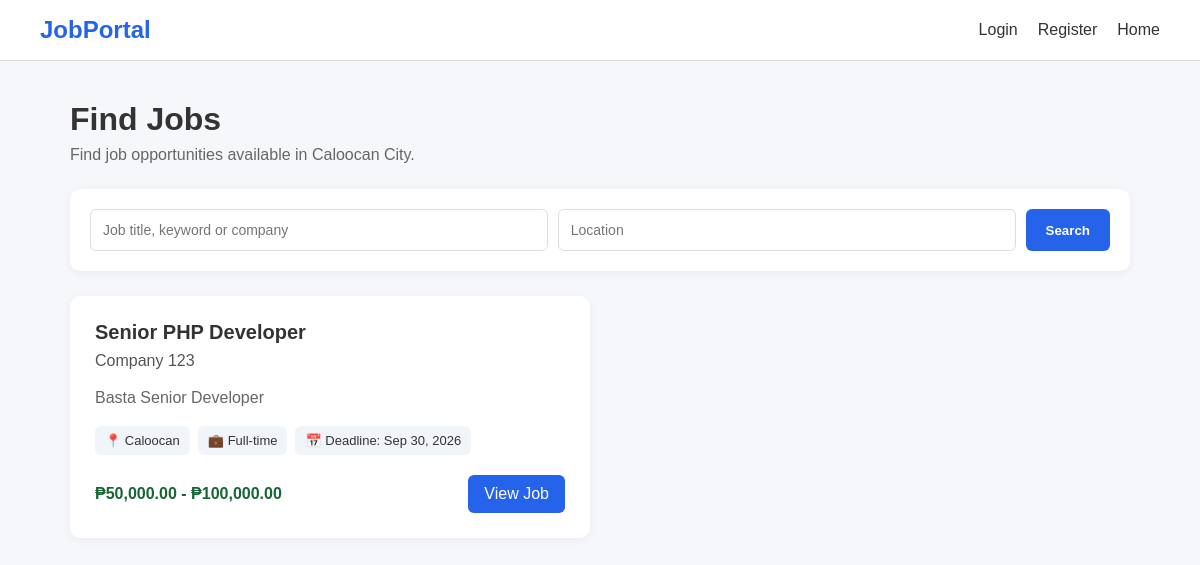
Page /jobs/index.php on the committed database.
### tables this page shows
CREATE TABLE `jobs` (
  `id` int(10) UNSIGNED NOT NULL,
  `employer_id` int(10) UNSIGNED NOT NULL,
  `job_title` varchar(255) NOT NULL,
  `description` text NOT NULL,
  `requirements` text DEFAULT NULL,
  `location` varchar(255) DEFAULT NULL,
  `employment_type` enum('Full-time','Part-time','Contract','Internship','Freelance') NOT NULL DEFAULT 'Full-time',
  `salary_min` decimal(12,2) DEFAULT NULL,
  `salary_max` decimal(12,2) DEFAULT NULL,
  `is_remote` tinyint(1) NOT NULL DEFAULT 0,
  `status` enum('pending','approved','rejected','closed') NOT NULL DEFAULT 'pending',
  `application_deadline` date DEFAULT NULL,
  `created_at` timestamp NOT NULL DEFAULT current_timestamp(),
  `updated_at` timestamp NOT NULL DEFAULT current_timestamp() ON UPDATE current_timestamp()
);

CREATE TABLE `employers` (
  `id` int(10) UNSIGNED NOT NULL,
  `user_id` int(10) UNSIGNED NOT NULL,
  `company_name` varchar(255) NOT NULL,
  `company_description` text DEFAULT NULL,
  `company_logo` varchar(255) DEFAULT NULL,
  `contact_person` varchar(150) DEFAULT NULL,
  `contact_number` varchar(50) DEFAULT NULL,
  `address` varchar(255) DEFAULT NULL,
  `created_at` timestamp NOT NULL DEFAULT current_timestamp(),
  `updated_at` timestamp NOT NULL DEFAULT current_timestamp() ON UPDATE current_timestamp()
);

### jobs/index.php (the view, shortened to what this page needs)
<?php
require_once "../config/database.php";
$search = trim($_GET["search"] ?? "");
$location = trim($_GET["location"] ?? "");
$isApplicant = (
    isset($_SESSION["user_id"])
    && $_SESSION["role"] === "applicant"
);
$sql = "
    SELECT
        j.id,
        j.job_title,
        j.description,
        j.location,
        j.employment_type,
        j.salary_min,
        j.salary_max,
        j.is_remote,
        j.application_deadline,
        j.created_at,
        e.company_name
    FROM jobs j
    INNER JOIN employers e
        ON j.employer_id = e.id
    WHERE j.status = 'approved'
    AND LOWER(j.location) LIKE '%caloocan%'
";
$params = [];
$sql .= "
    ORDER BY j.created_at DESC
";
$stmt = $pdo->prepare($sql);
$stmt->execute($params);
$jobs = $stmt->fetchAll();
?>
<!DOCTYPE html>
<html lang="en">
<head>
</head>
<body>
<nav class="navbar">
    <div class="logo">
        JobPortal
    </div>
    <div class="nav-links">
        <?php if ($isApplicant): ?>
            <a href="../applicant/dashboard.php">
                Dashboard
            </a>
            <a href="../applicant/applications.php">
                Applications
            </a>
        <?php elseif (
            isset($_SESSION["role"])
            && $_SESSION["role"] === "employer"
        ): ?>
            <a href="../employer/dashboard.php">
                Dashboard
            </a>
        <?php elseif (
            isset($_SESSION["role"])
            && $_SESSION["role"] === "admin"
        ): ?>
            <a href="../admin/dashboard.php">
                Dashboard
            </a>
        <?php else: ?>
            <a href="../login.php">
                Login
            </a>
            <a href="../register.php">
                Register
            </a>
        <?php endif; ?>
        <a href="../index.php">
            Home
        </a>
    </div>
</nav>
<div class="container">
    <div class="page-header">
        <h1>
            Find Jobs
        </h1>
        <p>
            Find job opportunities available
            in Caloocan City.
        </p>
    </div>
    <div class="search-box">
        <form
            method="GET"
            action="index.php"
            class="search-form"
        >
            <input
                type="text"
                name="search"
                placeholder="Job title, keyword or company"
                value="<?= htmlspecialchars($search) ?>"
            >
            <input
                type="text"
                name="location"
                placeholder="Location"
                value="<?= htmlspecialchars($location) ?>"
            >
            <button
                type="submit"
                class="search-btn"
            >
                Search
            </button>
        </form>
    </div>
    <?php if (!empty($jobs)): ?>
        <div class="jobs-grid">
            <?php foreach ($jobs as $job): ?>
                <div class="job-card">
                    <h2>
                        <?= htmlspecialchars(
                            $job["job_title"]
                        ) ?>
                    </h2>
                    <div class="company">
                        <?= htmlspecialchars(
                            $job["company_name"]
                        ) ?>
                    </div>
                    <div class="job-description">
                        <?= htmlspecialchars(
                            $job["description"]
                        ) ?>
                    </div>
                    <div class="job-meta">
                        <span>
                            📍
                            <?= htmlspecialchars(
                                $job["location"]
                            ) ?>
                        </span>
                        <span>
                            💼
                            <?= htmlspecialchars(
                                $job["employment_type"]
                            ) ?>
                        </span>
                        <?php if (
                            !empty(
                                $job["application_deadline"]
                            )
                        ): ?>
                            <span>
                                📅 Deadline:
                                <?= date(
                                    "M d, Y",
                                    strtotime(
                                        $job["application_deadline"]
                                    )
                                ) ?>
                            </span>
                        <?php endif; ?>
                    </div>
                    <div class="job-footer">
                        <div class="salary">
                            <?php if (
                                $job["salary_min"] !== null
                                &&
                                $job["salary_max"] !== null
                            ): ?>
                                ₱<?= number_format(
                                    $job["salary_min"],
                                    2
                                ) ?>
                                -
                                ₱<?= number_format(
                                    $job["salary_max"],
                                    2
                                ) ?>
                            <?php else: ?>
                                Salary not specified
                            <?php endif; ?>
                        </div>
                        <a
                            href="view.php?id=<?= (int) $job["id"] ?>"
                            class="view-job-btn"
                        >
                            View Job
                        </a>
                    </div>
                </div>
            <?php endforeach; ?>
        </div>
    <?php endif; ?>
</div>
</body>
</html>

### jobs/index.php (style rules this page uses)
* { box-sizing: border-box; margin: 0; padding: 0; }
body { font-family: Arial, sans-serif; background: #f5f7fb; color: #333; }
.navbar { background: #fff; border-bottom: 1px solid #ddd; padding: 16px 40px; display: flex; justify-content: space-between; align-items: center; }
.logo { font-size: 24px; font-weight: bold; color: #2563eb; }
.nav-links { display: flex; gap: 20px; align-items: center; }
.nav-links a { text-decoration: none; color: #333; }
.container { max-width: 1100px; margin: 40px auto; padding: 0 20px; }
.page-header { margin-bottom: 25px; }
.page-header h1 { margin-bottom: 8px; }
.page-header p { color: #666; }
.search-box { background: white; padding: 20px; border-radius: 10px; box-shadow: 0 2px 10px rgba(0,0,0,0.05); margin-bottom: 25px; }
.search-form { display: grid; grid-template-columns: 1fr 1fr auto; gap: 10px; }
.search-form input { width: 100%; padding: 12px; border: 1px solid #ddd; border-radius: 6px; font-size: 14px; }
.search-btn { padding: 12px 20px; border: none; border-radius: 6px; background: #2563eb; color: white; cursor: pointer; font-weight: bold; }
.jobs-grid { display: grid; grid-template-columns: repeat(2, minmax(0, 1fr)); gap: 20px; }
.job-card { background: white; padding: 25px; border-radius: 10px; box-shadow: 0 2px 10px rgba(0,0,0,0.05); display: flex; flex-direction: column; }
.job-card h2 { font-size: 20px; margin-bottom: 8px; }
.company { color: #555; font-size: 16px; margin-bottom: 15px; }
.job-description { color: #666; line-height: 1.6; margin-bottom: 15px; display: -webkit-box; -webkit-line-clamp: 3; -webkit-box-orient: vertical; overflow: hidden; }
.job-meta { display: flex; flex-wrap: wrap; gap: 8px; margin-bottom: 20px; }
.job-meta span { background: #f1f5f9; padding: 7px 10px; border-radius: 6px; font-size: 13px; }
.job-footer { margin-top: auto; display: flex; justify-content: space-between; align-items: center; gap: 15px; }
.salary { font-weight: bold; color: #166534; }
.view-job-btn { display: inline-block; padding: 10px 16px; background: #2563eb; color: white; text-decoration: none; border-radius: 6px; white-space: nowrap; }

### rows in the picture
jobs: job_title "Senior PHP Developer", employer.company_name "Company 123", description "Basta Senior Developer", location "Caloocan", employment_type "Full-time", application_deadline "Sep 30, 2026", salary_min "50,000.00", salary_max "100,000.00"
